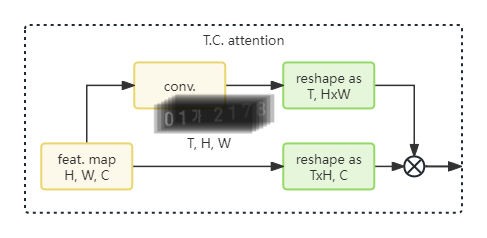
#> input picture assets/TC_atten.png, 487 x 238 px; its folder holds only this picture in this run
$ python -i divide_green.py   (imports and definitions only)
#> lines starting #> are read from the running program, lines starting #| are printed output that depends on the picture; after the words box and inside, x2 and y2 are one past the last pixel; in counts of white or black regions, pixels touching at a corner belong together
### utils/utils.py
import os
import math
import glob
import shutil
import random
from itertools import groupby
from dataclasses import dataclass

import cv2
import numpy as np


# More: https://github.com/NVIDIA/NeMo/blob/main/nemo/collections/asr/parts/utils/asr_confidence_utils.py

@dataclass
class ConfidenceMeasure:
    method: str = 'tsallis'
    assert method in ['tsallis', 'renyi', 'gibbs'], f'Confidence measure {method} is not supported.'

    # [39 lines left out: function __call__, not called in this run]


def cv2_imread(file_path):
    cv_img = cv2.imdecode(np.fromfile(file_path, dtype=np.uint8), -1)
    return cv_img


def cv2_imwrite(file_path, img):
    cv2.imencode('.jpg', img)[1].tofile(file_path)


# [132 lines left out: functions show, resize, center_fit, load_dict, decode_label, move2dir and 3 more, not called in this run]


import unittest
import torch

class TestGetConfidence(unittest.TestCase):
    # [23 lines left out: function test_get_confidence, not called in this run]

        # [37 lines of commented-out code are left out]


# [2 lines that do not run on import are left out]

### utils/divide_green.py
import os
import sys
import glob
from shutil import copyfile

import cv2
import numpy as np
from PIL import Image

from utils import *


def convert2jpg(img_path):
#> called with img_path = '../assets/TC_atten.png'
    if os.path.splitext(img_path)[-1] != '.jpg':
        img = Image.open(img_path)
#> img is the input picture: PIL image 487x238 RGBA; mean R, G, B, A 36.2, 37.8, 32.9, 50.3
        img.save(os.path.splitext(img_path)[0] + '.jpg')
        os.remove(img_path)


# func to divide green img
def divide_green(img_path):
    # if extension is not jpg, convert to jpg
    img_ext = os.path.splitext(img_path)[-1]
    if img_ext != '.jpg':
        print('convert to jpg:', img_path)
        convert2jpg(img_path)

    # update img path end with jpg
    img_path = os.path.splitext(img_path)[0] + '.jpg'
    img = cv2_imread(img_path)
#> in cv2_imread, `cv_img = cv2.imdecode(np.fromfile(file_path, dtype=np.uint8), -1)`:
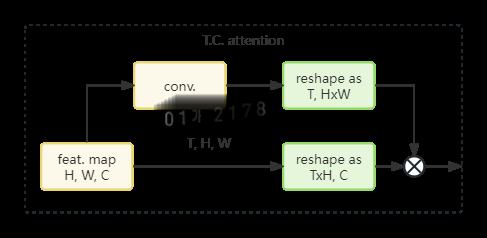
#> cv_img: shape (238, 487, 3); mean B, G, R 32.9, 37.8, 36.2

    # to hsv
    hsv = cv2.cvtColor(img, cv2.COLOR_BGR2HSV)
#> hsv: shape (238, 487, 3); mean H, S, V 7.4, 7.4, 38.3
    # get green mask
    g_mask = cv2.inRange(hsv, (35, 43, 46), (77, 255, 255))
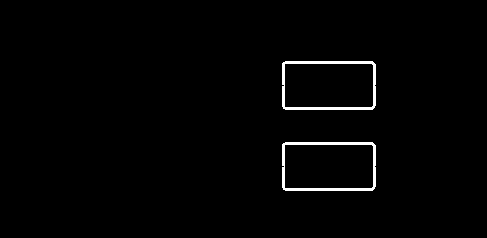
#> g_mask: shape (238, 487); 1.4% white; 2 white regions, box (x1, y1, x2, y2) and area: (282, 61, 376, 110) 799, (282, 142, 376, 191) 799
    # get yellow mask
    y_mask = cv2.inRange(hsv, (11, 43, 46), (34, 255, 255))
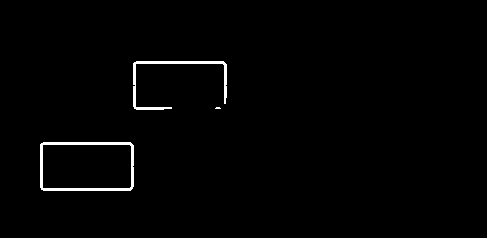
#> y_mask: shape (238, 487); 1.2% white; 3 white regions (1 under 20 px), largest, box (x1, y1, x2, y2) and area: (40, 142, 134, 191) 801, (133, 61, 227, 110) 617
    # get white mask
    w_mask = cv2.inRange(hsv, (0, 0, 221), (180, 30, 255))
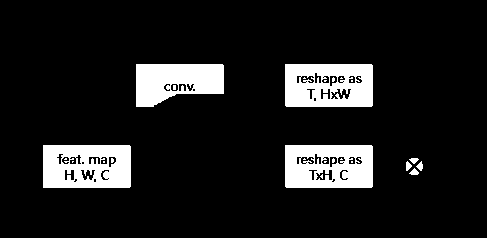
#> w_mask: shape (238, 487); 11.3% white; 24 white regions (16 under 20 px), largest, box (x1, y1, x2, y2) and area: (43, 145, 131, 188) 3359, (285, 145, 373, 188) 3332, (285, 64, 373, 107) 3305
    # black mask
    b_mask = cv2.inRange(hsv, (0, 0, 0), (180, 255, 46))
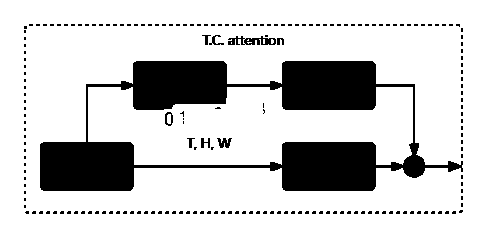
#> b_mask: shape (238, 487); 80.8% white; 194 black regions (185 under 20 px), largest, box (x1, y1, x2, y2) and area: (40, 61, 463, 191) 20042, (228, 36, 276, 45) 254, (217, 138, 232, 148) 92
    # # gray mask
    # gry_mask = cv2.inRange(hsv, (0, 0, 46), (180, 43, 220))
    # # get blue mask
    # b_mask = cv2.inRange(hsv, (100, 43, 46), (124, 255, 255))

    # if green is max
    if g_mask.sum() > y_mask.sum():
    # if g_mask.sum() > y_mask.sum() and g_mask.sum() > w_mask.sum() and g_mask.sum() > b_mask.sum() and g_mask.sum() > b_mask.sum() and g_mask.sum() > gry_mask.sum():
        print('green is max:', img_path)
        # copy to mv_path
#> (the run stopped early here; a loop or call above may not have finished)
